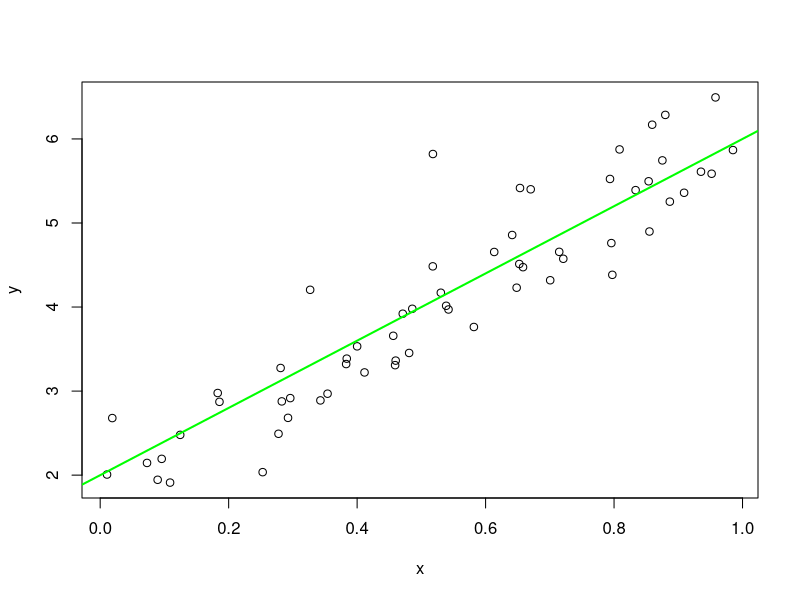

Recreate this plot in R.
a <- 2
b <- 4
n <- 60

x <- runif(n)
(avgX <- mean(x))
sigSq <- 0.5
y <- a+b*x+rnorm(n, sd=(sigSq))

plot(x,y)
abline(a,b,col="green", lwd=2)

write(avgX, "avgX.txt")